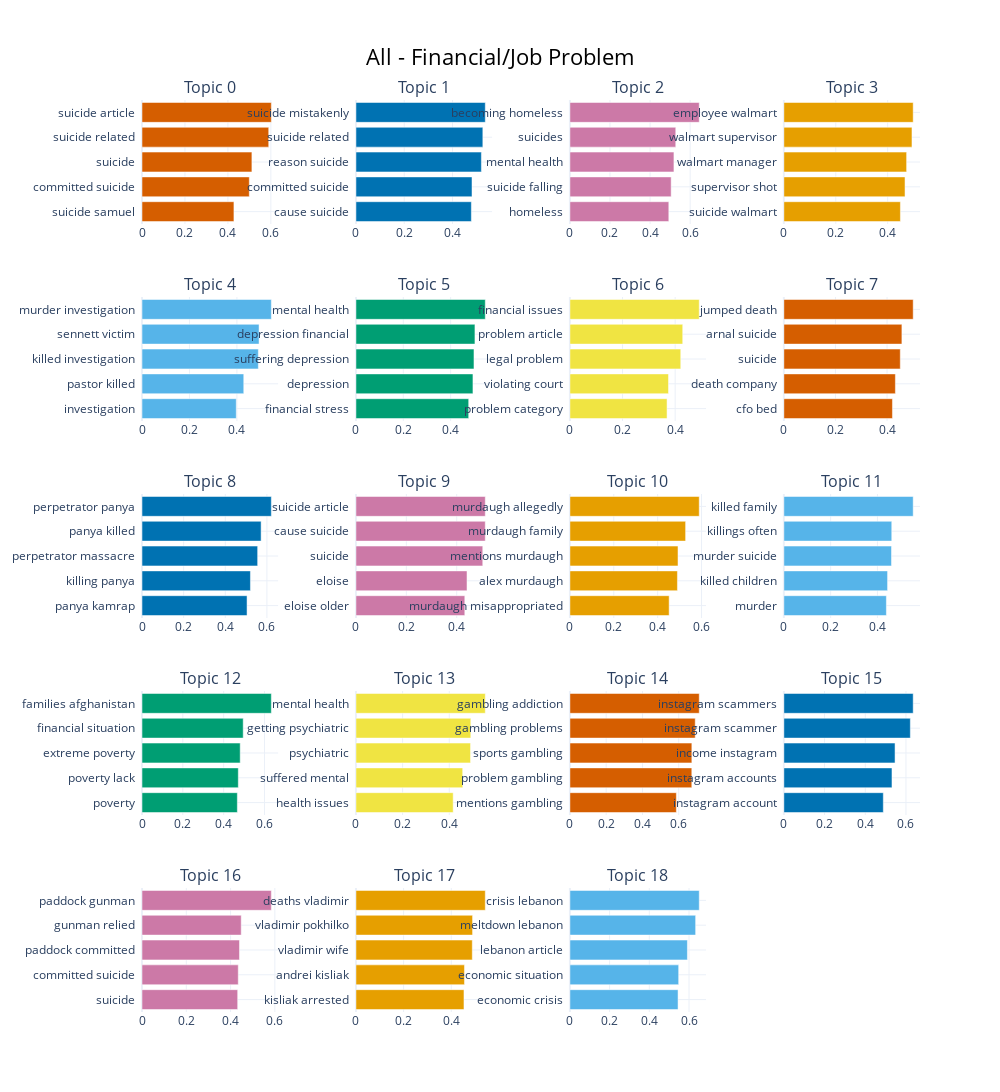

The cell this chart's notebook holds for it:
### Code cell
#for siz in range(6, 7):
model = BERTopic(top_n_words = 10,
                    n_gram_range = (1,2),
                    language="english",
                    min_topic_size=6,
                    nr_topics=20,
                    calculate_probabilities = True,
                    embedding_model = PRETRAINED_SENTENCE_MODEL,
                    representation_model=representation_model,
                    vectorizer_model=vectorizer_model)

topics, probs = model.fit_transform(comments_all, embeddings)

cleaned_docs = model._preprocess_text(comments_all)
vectorizer = model.vectorizer_model
analyzer = vectorizer.build_analyzer()
tokens = [analyzer(doc) for doc in cleaned_docs]
dictionary = corpora.Dictionary(tokens)
corpus = [dictionary.doc2bow(token) for token in tokens]
topicsForCS = model.get_topics()
topicsForCS.pop(-1, None)
topic_words = [[word for word, _ in model.get_topic(topic) if word != ''] for topic in topicsForCS]
#topic_words = [[words for words, _ in model.get_topic(topic)] for topic in range(len(set(topicsForCS))-1)]
final_topic_words = []
for i in topic_words:
    if len(i) > 0:
        final_topic_words.append(i)

# Evaluate
coherence_model = CoherenceModel(topics=final_topic_words, 
                    texts=tokens, 
                    corpus=corpus,
                    dictionary=dictionary, 
                    coherence='c_v')
coherencev = coherence_model.get_coherence()

coherence_model = CoherenceModel(topics=final_topic_words, 
                    texts=tokens, 
                    corpus=corpus,
                    dictionary=dictionary, 
                    coherence='c_npmi')
coherence = coherence_model.get_coherence()
# Calculate embeddings for your documents  
embeddings1 = model._extract_embeddings(comments_all)  
# Calculate Silhouette score  
score = silhouette_score(embeddings1, topics)  
print(" CV score: ",coherencev)
print(" C NPMI score: ",coherence)
print(" Silhouette score: ",score)
print(" Number of topics: ",len(set(topics))-1)

tit = "All - " + fix
fig = model.visualize_barchart(top_n_topics=100, title = tit)
fig

### Figure 1 — Plotly figure (JSON) as saved in the notebook; plotly's stock layout.template omitted (floating-point values rounded to 4 significant figures)
{"data": [{"marker": {"color": "#D55E00"}, "orientation": "h", "type": "bar", "x": [0.428, 0.4996, 0.5117, 0.59, 0.6022], "xaxis": "x", "y": ["suicide samuel  ", "committed suicide  ", "suicide  ", "suicide related  ", "suicide article  "], "yaxis": "y"}, {"marker": {"color": "#0072B2"}, "orientation": "h", "type": "bar", "x": [0.4781, 0.4808, 0.5197, 0.5257, 0.5359], "xaxis": "x2", "y": ["cause suicide  ", "committed suicide  ", "reason suicide  ", "suicide related  ", "suicide mistakenly  "], "yaxis": "y2"}, {"marker": {"color": "#CC79A7"}, "orientation": "h", "type": "bar", "x": [0.4935, 0.5052, 0.5191, 0.5281, 0.6454], "xaxis": "x3", "y": ["homeless  ", "suicide falling  ", "mental health  ", "suicides  ", "becoming homeless  "], "yaxis": "y3"}, {"marker": {"color": "#E69F00"}, "orientation": "h", "type": "bar", "x": [0.449, 0.4668, 0.4729, 0.4936, 0.4983], "xaxis": "x4", "y": ["suicide walmart  ", "supervisor shot  ", "walmart manager  ", "walmart supervisor  ", "employee walmart  "], "yaxis": "y4"}, {"marker": {"color": "#56B4E9"}, "orientation": "h", "type": "bar", "x": [0.3974, 0.4289, 0.4903, 0.4934, 0.5452], "xaxis": "x5", "y": ["investigation  ", "pastor killed  ", "killed investigation  ", "sennett victim  ", "murder investigation  "], "yaxis": "y5"}, {"marker": {"color": "#009E73"}, "orientation": "h", "type": "bar", "x": [0.4762, 0.4943, 0.4986, 0.5027, 0.5464], "xaxis": "x6", "y": ["financial stress  ", "depression  ", "suffering depression  ", "depression financial  ", "mental health  "], "yaxis": "y6"}, {"marker": {"color": "#F0E442"}, "orientation": "h", "type": "bar", "x": [0.3692, 0.3748, 0.4213, 0.4288, 0.4915], "xaxis": "x7", "y": ["problem category  ", "violating court  ", "legal problem  ", "problem article  ", "financial issues  "], "yaxis": "y7"}, {"marker": {"color": "#D55E00"}, "orientation": "h", "type": "bar", "x": [0.4209, 0.4323, 0.4512, 0.4575, 0.5013], "xaxis": "x8", "y": ["cfo bed  ", "death company  ", "suicide  ", "arnal suicide  ", "jumped death  "], "yaxis": "y8"}, {"marker": {"color": "#0072B2"}, "orientation": "h", "type": "bar", "x": [0.5046, 0.5209, 0.5555, 0.5722, 0.6213], "xaxis": "x9", "y": ["panya kamrap  ", "killing panya  ", "perpetrator massacre  ", "panya killed  ", "perpetrator panya  "], "yaxis": "y9"}, {"marker": {"color": "#CC79A7"}, "orientation": "h", "type": "bar", "x": [0.4321, 0.4408, 0.5033, 0.5133, 0.5134], "xaxis": "x10", "y": ["eloise older  ", "eloise  ", "suicide  ", "cause suicide  ", "suicide article  "], "yaxis": "y10"}, {"marker": {"color": "#E69F00"}, "orientation": "h", "type": "bar", "x": [0.4523, 0.49, 0.4927, 0.5273, 0.5895], "xaxis": "x11", "y": ["murdaugh misappropriated  ", "alex murdaugh  ", "mentions murdaugh  ", "murdaugh family  ", "murdaugh allegedly  "], "yaxis": "y11"}, {"marker": {"color": "#56B4E9"}, "orientation": "h", "type": "bar", "x": [0.4383, 0.4434, 0.4602, 0.4612, 0.5529], "xaxis": "x12", "y": ["murder  ", "killed children  ", "murder suicide  ", "killings often  ", "killed family  "], "yaxis": "y12"}, {"marker": {"color": "#009E73"}, "orientation": "h", "type": "bar", "x": [0.467, 0.4717, 0.481, 0.4957, 0.6335], "xaxis": "x13", "y": ["poverty  ", "poverty lack  ", "extreme poverty  ", "financial situation  ", "families afghanistan  "], "yaxis": "y13"}, {"marker": {"color": "#F0E442"}, "orientation": "h", "type": "bar", "x": [0.4168, 0.4576, 0.4913, 0.4924, 0.5545], "xaxis": "x14", "y": ["health issues  ", "suffered mental  ", "psychiatric  ", "getting psychiatric  ", "mental health  "], "yaxis": "y14"}, {"marker": {"color": "#D55E00"}, "orientation": "h", "type": "bar", "x": [0.587, 0.6721, 0.6724, 0.691, 0.7132], "xaxis": "x15", "y": ["mentions gambling  ", "problem gambling  ", "sports gambling  ", "gambling problems  ", "gambling addiction  "], "yaxis": "y15"}, {"marker": {"color": "#0072B2"}, "orientation": "h", "type": "bar", "x": [0.4887, 0.5312, 0.5463, 0.6215, 0.6355], "xaxis": "x16", "y": ["instagram account  ", "instagram accounts  ", "income instagram  ", "instagram scammer  ", "instagram scammers  "], "yaxis": "y16"}, {"marker": {"color": "#CC79A7"}, "orientation": "h", "type": "bar", "x": [0.4321, 0.4348, 0.4402, 0.4481, 0.5842], "xaxis": "x17", "y": ["suicide  ", "committed suicide  ", "paddock committed  ", "gunman relied  ", "paddock gunman  "], "yaxis": "y17"}, {"marker": {"color": "#E69F00"}, "orientation": "h", "type": "bar", "x": [0.4534, 0.4555, 0.4883, 0.4895, 0.5429], "xaxis": "x18", "y": ["kisliak arrested  ", "andrei kisliak  ", "vladimir wife  ", "vladimir pokhilko  ", "deaths vladimir  "], "yaxis": "y18"}, {"marker": {"color": "#56B4E9"}, "orientation": "h", "type": "bar", "x": [0.5448, 0.5479, 0.592, 0.6334, 0.6515], "xaxis": "x19", "y": ["economic crisis  ", "economic situation  ", "lebanon article  ", "meltdown lebanon  ", "crisis lebanon  "], "yaxis": "y19"}], "layout": {"annotations": [{"font": {"size": 16}, "showarrow": false, "text": "Topic 0", "x": 0.0875, "xanchor": "center", "xref": "paper", "y": 1.0, "yanchor": "bottom", "yref": "paper"}, {"font": {"size": 16}, "showarrow": false, "text": "Topic 1", "x": 0.3625, "xanchor": "center", "xref": "paper", "y": 1.0, "yanchor": "bottom", "yref": "paper"}, {"font": {"size": 16}, "showarrow": false, "text": "Topic 2", "x": 0.6375, "xanchor": "center", "xref": "paper", "y": 1.0, "yanchor": "bottom", "yref": "paper"}, {"font": {"size": 16}, "showarrow": false, "text": "Topic 3", "x": 0.9125, "xanchor": "center", "xref": "paper", "y": 1.0, "yanchor": "bottom", "yref": "paper"}, {"font": {"size": 16}, "showarrow": false, "text": "Topic 4", "x": 0.0875, "xanchor": "center", "xref": "paper", "y": 0.784, "yanchor": "bottom", "yref": "paper"}, {"font": {"size": 16}, "showarrow": false, "text": "Topic 5", "x": 0.3625, "xanchor": "center", "xref": "paper", "y": 0.784, "yanchor": "bottom", "yref": "paper"}, {"font": {"size": 16}, "showarrow": false, "text": "Topic 6", "x": 0.6375, "xanchor": "center", "xref": "paper", "y": 0.784, "yanchor": "bottom", "yref": "paper"}, {"font": {"size": 16}, "showarrow": false, "text": "Topic 7", "x": 0.9125, "xanchor": "center", "xref": "paper", "y": 0.784, "yanchor": "bottom", "yref": "paper"}, {"font": {"size": 16}, "showarrow": false, "text": "Topic 8", "x": 0.0875, "xanchor": "center", "xref": "paper", "y": 0.568, "yanchor": "bottom", "yref": "paper"}, {"font": {"size": 16}, "showarrow": false, "text": "Topic 9", "x": 0.3625, "xanchor": "center", "xref": "paper", "y": 0.568, "yanchor": "bottom", "yref": "paper"}, {"font": {"size": 16}, "showarrow": false, "text": "Topic 10", "x": 0.6375, "xanchor": "center", "xref": "paper", "y": 0.568, "yanchor": "bottom", "yref": "paper"}, {"font": {"size": 16}, "showarrow": false, "text": "Topic 11", "x": 0.9125, "xanchor": "center", "xref": "paper", "y": 0.568, "yanchor": "bottom", "yref": "paper"}, {"font": {"size": 16}, "showarrow": false, "text": "Topic 12", "x": 0.0875, "xanchor": "center", "xref": "paper", "y": 0.352, "yanchor": "bottom", "yref": "paper"}, {"font": {"size": 16}, "showarrow": false, "text": "Topic 13", "x": 0.3625, "xanchor": "center", "xref": "paper", "y": 0.352, "yanchor": "bottom", "yref": "paper"}, {"font": {"size": 16}, "showarrow": false, "text": "Topic 14", "x": 0.6375, "xanchor": "center", "xref": "paper", "y": 0.352, "yanchor": "bottom", "yref": "paper"}, {"font": {"size": 16}, "showarrow": false, "text": "Topic 15", "x": 0.9125, "xanchor": "center", "xref": "paper", "y": 0.352, "yanchor": "bottom", "yref": "paper"}, {"font": {"size": 16}, "showarrow": false, "text": "Topic 16", "x": 0.0875, "xanchor": "center", "xref": "paper", "y": 0.136, "yanchor": "bottom", "yref": "paper"}, {"font": {"size": 16}, "showarrow": false, "text": "Topic 17", "x": 0.3625, "xanchor": "center", "xref": "paper", "y": 0.136, "yanchor": "bottom", "yref": "paper"}, {"font": {"size": 16}, "showarrow": false, "text": "Topic 18", "x": 0.6375, "xanchor": "center", "xref": "paper", "y": 0.136, "yanchor": "bottom", "yref": "paper"}], "height": 1250, "hoverlabel": {"bgcolor": "white", "font": {"family": "Rockwell", "size": 16}}, "showlegend": false, "title": {"font": {"color": "Black", "size": 22}, "text": "All - Financial/Job Problem", "x": 0.5, "xanchor": "center", "yanchor": "top"}, "width": 1000, "xaxis": {"anchor": "y", "domain": [0, 0.175], "showgrid": true}, "xaxis10": {"anchor": "y10", "domain": [0.275, 0.45], "showgrid": true}, "xaxis11": {"anchor": "y11", "domain": [0.55, 0.725], "showgrid": true}, "xaxis12": {"anchor": "y12", "domain": [0.825, 1], "showgrid": true}, "xaxis13": {"anchor": "y13", "domain": [0, 0.175], "showgrid": true}, "xaxis14": {"anchor": "y14", "domain": [0.275, 0.45], "showgrid": true}, "xaxis15": {"anchor": "y15", "domain": [0.55, 0.725], "showgrid": true}, "xaxis16": {"anchor": "y16", "domain": [0.825, 1], "showgrid": true}, "xaxis17": {"anchor": "y17", "domain": [0, 0.175], "showgrid": true}, "xaxis18": {"anchor": "y18", "domain": [0.275, 0.45], "showgrid": true}, "xaxis19": {"anchor": "y19", "domain": [0.55, 0.725], "showgrid": true}, "xaxis2": {"anchor": "y2", "domain": [0.275, 0.45], "showgrid": true}, "xaxis20": {"anchor": "y20", "domain": [0.825, 1], "showgrid": true}, "xaxis3": {"anchor": "y3", "domain": [0.55, 0.725], "showgrid": true}, "xaxis4": {"anchor": "y4", "domain": [0.825, 1], "showgrid": true}, "xaxis5": {"anchor": "y5", "domain": [0, 0.175], "showgrid": true}, "xaxis6": {"anchor": "y6", "domain": [0.275, 0.45], "showgrid": true}, "xaxis7": {"anchor": "y7", "domain": [0.55, 0.725], "showgrid": true}, "xaxis8": {"anchor": "y8", "domain": [0.825, 1], "showgrid": true}, "xaxis9": {"anchor": "y9", "domain": [0, 0.175], "showgrid": true}, "yaxis": {"anchor": "x", "domain": [0.864, 1.0], "showgrid": true}, "yaxis10": {"anchor": "x10", "domain": [0.432, 0.568], "showgrid": true}, "yaxis11": {"anchor": "x11", "domain": [0.432, 0.568], "showgrid": true}, "yaxis12": {"anchor": "x12", "domain": [0.432, 0.568], "showgrid": true}, "yaxis13": {"anchor": "x13", "domain": [0.216, 0.352], "showgrid": true}, "yaxis14": {"anchor": "x14", "domain": [0.216, 0.352], "showgrid": true}, "yaxis15": {"anchor": "x15", "domain": [0.216, 0.352], "showgrid": true}, "yaxis16": {"anchor": "x16", "domain": [0.216, 0.352], "showgrid": true}, "yaxis17": {"anchor": "x17", "domain": [0, 0.136], "showgrid": true}, "yaxis18": {"anchor": "x18", "domain": [0, 0.136], "showgrid": true}, "yaxis19": {"anchor": "x19", "domain": [0, 0.136], "showgrid": true}, "yaxis2": {"anchor": "x2", "domain": [0.864, 1.0], "showgrid": true}, "yaxis20": {"anchor": "x20", "domain": [0, 0.136], "showgrid": true}, "yaxis3": {"anchor": "x3", "domain": [0.864, 1.0], "showgrid": true}, "yaxis4": {"anchor": "x4", "domain": [0.864, 1.0], "showgrid": true}, "yaxis5": {"anchor": "x5", "domain": [0.648, 0.784], "showgrid": true}, "yaxis6": {"anchor": "x6", "domain": [0.648, 0.784], "showgrid": true}, "yaxis7": {"anchor": "x7", "domain": [0.648, 0.784], "showgrid": true}, "yaxis8": {"anchor": "x8", "domain": [0.648, 0.784], "showgrid": true}, "yaxis9": {"anchor": "x9", "domain": [0.432, 0.568], "showgrid": true}}}
